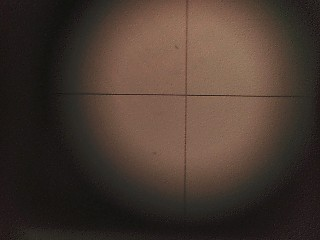
#> input picture Autocollimator/lowMaglowRes/c.jpg, 320 x 240 px
$ python lowMagCrosshairDetect.py
#> lines starting #> are read from the running program, lines starting #| are printed output that depends on the picture; after the words box and inside, x2 and y2 are one past the last pixel; in counts of white or black regions, pixels touching at a corner belong together; long printed decimals are rounded
import scipy
from scipy import ndimage
import numpy as np
import imageio.v2 as imageio
import matplotlib.pyplot as plt


def show(image):
    if True:
        plt.imshow(image)
        plt.gray()
        plt.show()


def displacement(a,b):
    return (b[1]-a[1],b[0]-a[0])


def findCrosshairCenter(filename):
#> called with filename = 'c.jpg'
    boi = imageio.imread(filename)[:,:,1]
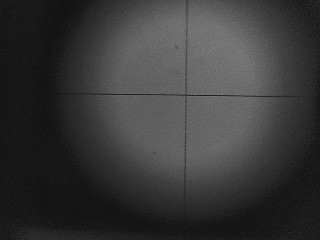
#> boi: shape (240, 320); min 4, max 130, mean 56.5
    boi=boi*0.1 + 128
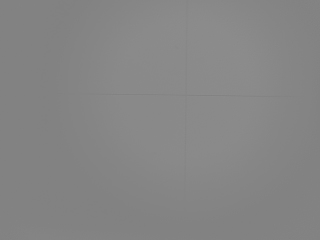
#> boi: shape (240, 320) float64; min 128.4, max 141, mean 133.6
    show(boi)

    gaussed=ndimage.gaussian_filter(boi,1)
    show(gaussed)

    sx = ndimage.sobel(gaussed,axis=0)
    sy = ndimage.sobel(gaussed,axis=1)
    sob = np.hypot(sx, sy)
    show(sob)

    smoothKernel=0.1*np.array([[0,1,0],[1,0,1],[0,1,0]])
    smoothed=np.clip(ndimage.convolve(sob, smoothKernel,mode='constant',cval=128),0,1000)
    show(smoothed)

    binerized=smoothed>np.percentile(smoothed, 96)
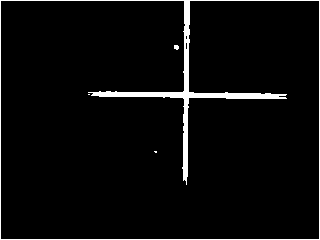
#> binerized: shape (240, 320) bool; 4% white; 4 white regions (2 under 20 px), largest, box (x1, y1, x2, y2) and area: (0, 0, 320, 240) 3044, (174, 45, 179, 50) 21
    #print(sum(sum(list(binerized))))
    binerized=binerized*0.1

    show(binerized)

    crosshairKernel=[]
    with open('crosshairDetect.txt','r') as crosshairKernelFile:
#> (reads Autocollimator/lowMaglowRes/crosshairDetect.txt from the repository)
        for line in crosshairKernelFile:
            newLine=[]
            vals=line.split()
            for val in vals:
                newLine.append(int(val))
            crosshairKernel.append(newLine)
    crosshairKernel=0.001*np.array(crosshairKernel)
    crosshairID=ndimage.convolve(binerized, crosshairKernel,mode='constant',cval=0)
    show(crosshairID)

    centerImg=crosshairID>np.percentile(crosshairID, 99.96875)
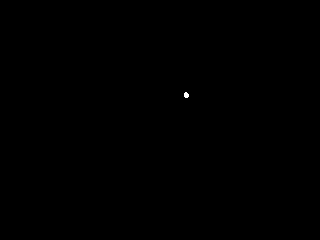
#> centerImg: shape (240, 320) bool; 0.03% white; 1 white region, box (x1, y1, x2, y2) and area: (184, 92, 189, 98) 24
    show(centerImg)

    return ndimage.center_of_mass(centerImg)


a=findCrosshairCenter('c.jpg')
#> a = (94.67, 185.9)
b=findCrosshairCenter('d.jpg')
#> call 2 of findCrosshairCenter, with filename = 'd.jpg'
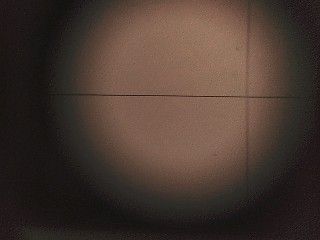
#> input picture Autocollimator/lowMaglowRes/d.jpg, 320 x 240 px
#> in findCrosshairCenter (call 2), `sy = ndimage.sobel(gaussed,axis=1)`:
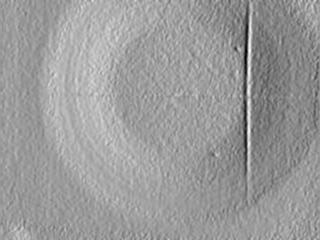
#> sy: shape (240, 320) float64; min -4.9, max 3.17, mean 0.00964; drawn with min black and max white
#> in findCrosshairCenter (call 2), `binerized=smoothed>np.percentile(smoothed, 96)`: binerized: shape (240, 320) bool; 4% white; 28 white regions (25 under 20 px), largest, box (x1, y1, x2, y2) and area: (73, 6, 286, 174) 1825, (0, 0, 320, 240) 1116, (234, 46, 240, 52) 21
#> in findCrosshairCenter (call 2), `crosshairID=ndimage.convolve(binerized, crosshairKernel,mode='constant..`:
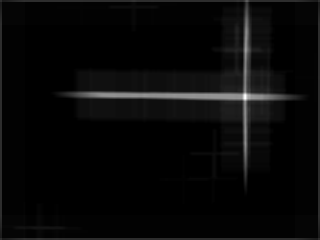
#> crosshairID: shape (240, 320) float64; min 0, max 0.0273, mean 0.000959; drawn with min black and max white
#> in findCrosshairCenter (call 2), `centerImg=crosshairID>np.percentile(crosshairID, 99.96875)`: centerImg: shape (240, 320) bool; 0.03% white; 1 white region, box (x1, y1, x2, y2) and area: (243, 93, 248, 100) 24
#> b = (96.08, 244.6)
print(displacement(a,b))
#| (58.75, 1.417)
